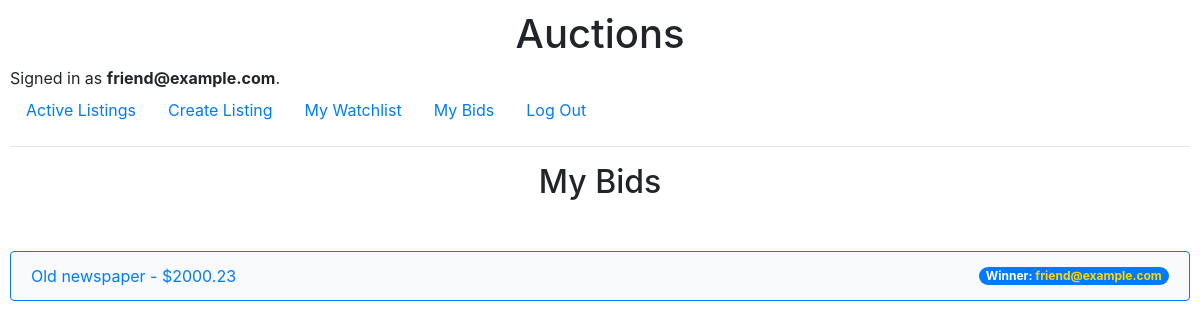
Screenshot of /bids (signed in) with the database file from the repository.
### auctions/models.py (models this page shows)
class User(AbstractUser):
    pass

class Bid(models.Model):
    bid_amount = models.DecimalField(max_digits=10, decimal_places=2, default=0)
    bidder = models.ForeignKey(
        User, on_delete=models.CASCADE, related_name="bids", blank=True, null=True
    )
    listing = models.ForeignKey(
        Listing,
        on_delete=models.CASCADE,
        related_name="bids",
        blank=True,
        null=True,
    )

class Listing(models.Model):
    title = models.CharField(max_length=64, default="")
    description = models.TextField(blank=True, default="")
    starting_bid = models.DecimalField(
        max_digits=10, decimal_places=2, default=0, verbose_name="Starting bid: ($US)"
    )
    image_url = models.URLField(default="")
    category = models.CharField(max_length=64, default="")
    active = models.BooleanField(default=True)
    creator = models.ForeignKey(
        User,
        on_delete=models.CASCADE,
        blank=True,
        null=True,
        related_name="listings",
    )
    deadline = models.DateTimeField(default=get_default_deadline)

### auctions/views.py (the view)
# urls.py: path("bids", views.bids, name="bids"),
@login_required
def bids(request):
    bids = Bid.objects.filter(
        bidder=request.user,
        id=Subquery(
            Bid.objects.filter(bidder=request.user, listing=OuterRef("listing"))
            .order_by("-id")
            .values("id")[:1]
        ),
    )
    winners = {}
    for bid in bids:
        listing = bid.listing
        winner, _ = get_winner(listing)
        if winner:
            winners[listing.id] = winner
    return render(request, "auctions/bids.html", {"bids": bids, "winners": winners})

### auctions/templatetags/custom_filters.py (called while the page is built)
@register.filter
def get_item(dictionary, key):
    return dictionary.get(key)

### auctions/views.py (called while the page is built)
def get_winner(listing):
    winner = None
    winner_bid_amount = None
    if timezone.now() > listing.deadline:
        all_bids = Bid.objects.filter(listing=listing)
        if all_bids:
            winning_bid = all_bids.order_by("-bid_amount").first()
            winner = winning_bid.bidder
            winner_bid_amount = winning_bid.bid_amount
    return winner, winner_bid_amount

### auctions/templates/auctions/bids.html
{% extends "auctions/layout.html" %}
{% load custom_filters %}
{% block body %}
  <h2>My Bids</h2>
  <ul class="list-group">
    {% for bid in bids %}
    <a href="{% url 'listing' bid.listing.id %}">
      <li class="list-group-item d-flex justify-content-between align-items-center mb-1">
        {{ bid.listing.title }} - ${{ bid.bid_amount }}
        {% with winner=winners|get_item:bid.listing.id %}
          {% if winner %}
            <span class="badge badge-primary badge-pill ">Winner: <span class="gold">{{ winner.username }}</span>
            {% endif %}
        {% endwith %}
        </li>
    </a>
    {% empty %}
      <li class="list-group-item">No bids yet.</li>
    {% endfor %}
  </ul>
{% endblock %}

### auctions/templates/auctions/layout.html (shortened to what this page needs)
{% load static %}
<!DOCTYPE html>
<html lang="en">
  <head>
    <link
      rel="stylesheet"
      href="https://stackpath.bootstrapcdn.com/bootstrap/4.4.1/css/bootstrap.min.css"
    />
    <link href="{% static 'auctions/styles.css' %}" rel="stylesheet" />
  </head>
  <body>
    <h1>Auctions</h1>
    <div>
      {% if user.is_authenticated %}
      Signed in as
      <strong>{{ user.username }}</strong>.
      {% else %} Not signed in.
      {% endif %}
    </div>
    <ul class="nav">
      <li class="nav-item">
        <a class="nav-link" href="{% url 'index' %}">Active Listings</a>
      </li>
      {% if user.is_authenticated %}
      <li class="nav-item">
        <a class="nav-link" href="{% url 'create' %}">Create Listing</a>
      </li>
      <li class="nav-item">
        <a class="nav-link" href="{% url 'watchlist' %}">My Watchlist</a>
      </li>
      <li class="nav-item">
        <a class="nav-link" href="{% url 'bids' %}">My Bids</a>
      </li>
      {% endif %}
      {% if user.is_authenticated %}
      <li class="nav-item">
        <a class="nav-link" href="{% url 'logout' %}">Log Out</a>
      </li>
      {% endif %}
    </ul>
    <hr />
    {% block body %} {% endblock %}
  </body>
</html>

### auctions/static/auctions/styles.css (style rules this page uses)
body { padding: 10px; }
h1, h2 { text-align: center; }
h2 { margin-bottom: 50px; }
ul.list-group a { text-decoration: none; }
.list-group-item { background-color: #f8f9fa; border-color: #007bff; }
.badge-primary { background-color: #007bff; }
.gold { color: gold; }

### rows the page displays
User: username "friend@example.com"
Bid: listing "Old newspaper", bid_amount "2000.23"
